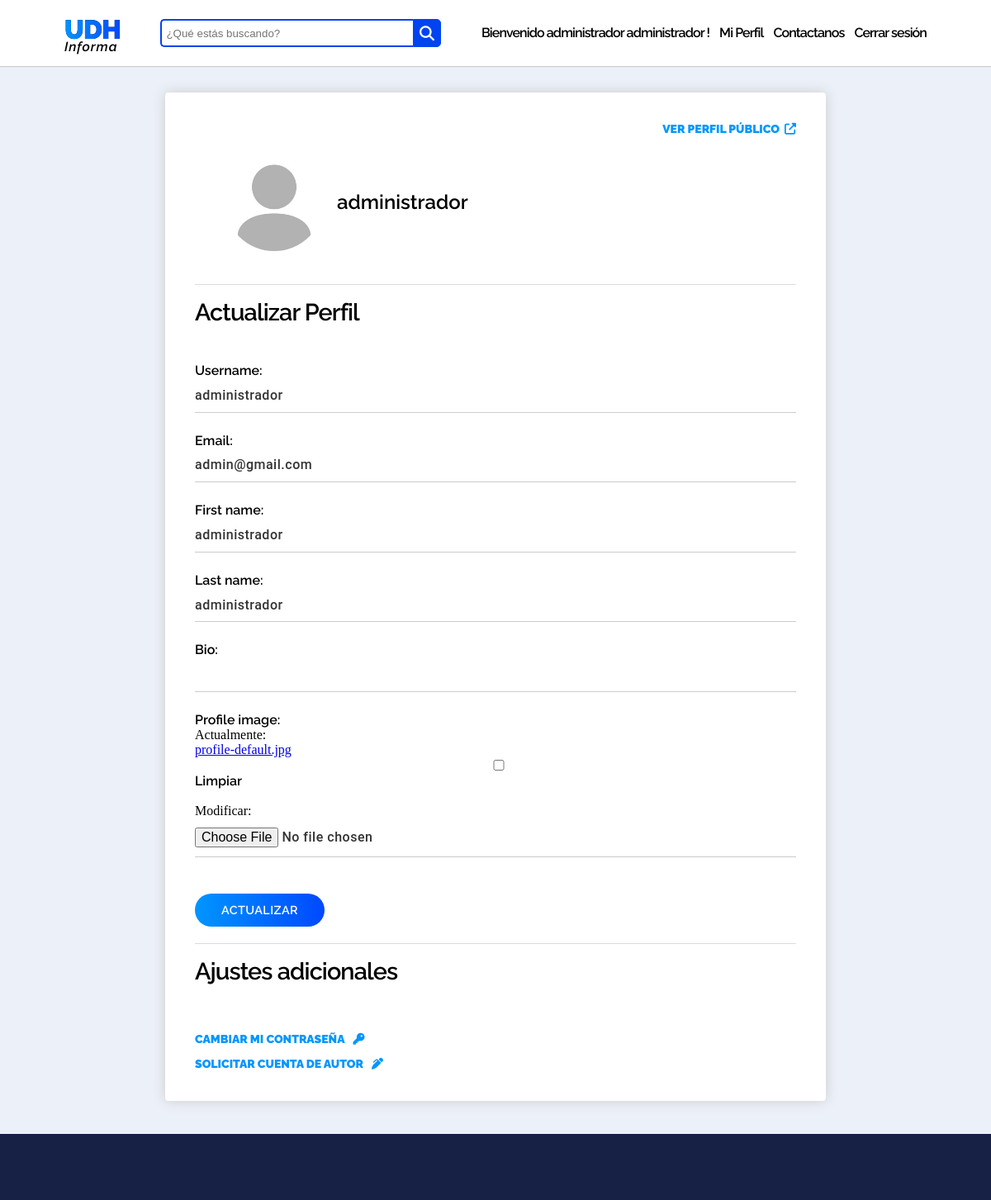
The page /accounts/u/administrador/update (signed in) on the database its author committed.
### account/models.py (models this page shows, shortened)
class MyUser(AbstractUser):
    email = models.EmailField(unique=True)
    slug = models.CharField(max_length=60, unique=True, blank=True)
    bio = models.CharField(max_length=500, blank=True)
    profile_image = models.ImageField(upload_to="account/profile_pic", default="profile-default.jpg", blank=True)
    is_author = models.BooleanField(default=False)
    REQUIRED_FIELDS = ['email', 'first_name', 'last_name']

### account/views.py (the view)
# urls.py: path('u/<slug:slug>/update', ProfileUpdateView.as_view(), name="profile-update"),
class ProfileUpdateView(LoginRequiredMixin, UserPassesTestMixin, UpdateView):
    login_url = "/accounts/login"
    model = MyUser
    form_class = ProfileUpdateForm
    template_name = "account/profile_update.html"
    def test_func(self, *args, **kwargs):
        current_user = self.request.user
        profile_obj = MyUser.objects.get(slug=self.kwargs.get('slug'))
        if current_user == profile_obj:
            return True
        else:
            return False

### account/forms.py
class ProfileUpdateForm(ModelForm):
    class Meta:
        model = MyUser
        fields = ['username', 'email', 'first_name', 'last_name', 'bio', 'profile_image']

### account/templates/account/profile_update.html (shortened to what this page needs)
{% extends "blog/base.html" %}
{% load static %}
{% block extra_head %}
    <link href="{% static 'account/css/profile.css' %}" rel="stylesheet" type="text/css">
{% endblock %}
{% block content %}
<br>
<br>
<br>
<br>
    <div id="outer-wrapper">
        <div id="inner-wrapper">
            <div>
                <div id="viewpublicprofile">
                    <a href="{% url 'profile-view' myuser.slug %}" id="external-links">VER PERFIL PÚBLICO</a>
                    <i class="fas fa-external-link-alt"></i>
                </div>
                <div id="basicinfosection">
                    <img src="{{ myuser.profile_image.url }}" alt="Profile Picture" id="profile-picture">
                    <h1 id="username">{{ myuser.username }}</h1>
                </div>
            </div>
            <div class="section-container">
                <h3>Actualizar Perfil</h3>
                <form method="POST" enctype="multipart/form-data">
                    {% for field in form %}
                        <div class="field-container">
                            {{ field.label_tag }}
                            {{ field }}
                        </div>
                    {% endfor %}
                    <div id="button-container">
                        <input type="submit" value="ACTUALIZAR" id="submit-btn">
                    </div>
                </form>
            </div>
            <div class="section-container" id="additionalsettingssection">
                <h3>Ajustes adicionales</h3>
                <div class="additionalsettingsitem">
                    <a href="{% url 'password-change' %}" id="external-links">CAMBIAR MI CONTRASEÑA</a>
                    <i class="fas fa-key"></i>
                </div>
                <div class="additionalsettingsitem">
                    {% if request.user.is_author == False %}
                    <a href="{% url 'author-request' %}" id="external-links">SOLICITAR CUENTA DE AUTOR</a>
                    <i class="fas fa-pen-alt"></i>
                    {% else %}
                    <a id="external-links" style="color: greenyellow;">¡FELICITACIONES! CUENTA DE AUTOR APROBADA</a>
                    <i class="fas fa-pen-alt congrats-msg"></i>
                    {% endif %}
                </div>
            </div>
        </div>
    </div>
{% endblock %}

### blog/templates/blog/base.html (shortened to what this page needs)
{% load static %}
<!DOCTYPE HTML>
<html>
    <head>
        <link href="{% static 'blog/css/base.css' %}" rel="stylesheet" type="text/css">
        {% block extra_head %}
        {% endblock %}
    </head>
    <body>
        <div id="top-bar">
            <div class="logo-bar">
                <div class="logo">
                    <a href="{% url 'index' %}">UDH</a>
                </div>
                <p>Informa</p>
            </div>
            <form method="GET" action="{% url 'search' %}">
                <div class="search">
                    <input type="text" name="query" class="searchTerm" placeholder="¿Qué estás buscando?">
                    <button type="submit" class="searchButton">
                    <i class="fa fa-search"></i>
                </button>
                </div>
            </form>
            <div id="menu-items-container">
                {% if request.user.is_authenticated %}
                <p class="menu-item">Bienvenido {{ request.user.get_full_name }} !</p>
                <a href="{% url 'profile-update' request.user.slug %}" class="menu-item">Mi Perfil</a>
                <a href="{% url 'contact-us' %}" class="menu-item">Contactanos</a>
                <a href="#" class="menu-item" style="margin-right: 0px;"
                    onclick="document.getElementById('logout-form').submit();">Cerrar sesión
                </a>
                {% else %}
                <a href="{% url 'login' %}" class="menu-item">Login</a>
                <a href="{% url 'signup' %}"><button id="signup-btn">Registrarse</button></a>
                {% endif %}
            </div>
        </div>
        {% block content %}
        {% endblock %}
        <div id="bottom-bar"></div>
    </body>
</html>

### blog/static/blog/css/base.css (style rules this page uses)
body { background-color: #ECF0F9; margin: 0; }
#top-bar { background-color: white; position: fixed; top: 0; left: 0; align-items: center; box-sizing: border-box; box-shadow: 0 1px 1px #ccc; width: 100%; height: 80px; z-index: 90; padding: 1em 4.875em; display: flex; justify-content: space-between; }
.logo-bar { cursor: pointer; }
.logo { background-image: linear-gradient(269deg,#0048ff,#0096ff), linear-gradient(#000,#000); -webkit-background-clip: text; -webkit-text-fill-color: transparent; display: block; font-family: "Raleway"; font-size: 32px; font-weight: 900; height: 34px; letter-spacing: -0.9px; color: rgb(0, 132, 255); }
.logo-bar a { text-decoration: none; }
.logo-bar p { font-family: Raleway,sans-serif; font-size: 1em; font-weight: 600; font-style: italic; font-stretch: normal; line-height: .8; letter-spacing: .9px; margin: 0; }
.search { width: 340px; position: relative; display: flex; align-items: center; }
.searchTerm { width: 100%; border: 2px solid #0044F0; border-right: none; padding: 5px; height: 20px; border-radius: 5px 0 0 5px; outline: none; color: #9DBFAF; }
.searchButton { width: 38px; height: 34px; border: 1px solid #0044F0; background: #0044F0; text-align: center; color: #fff; border-radius: 0 5px 5px 0; cursor: pointer; font-size: 20px; }
.fa-search { color: white; font-size: 18px; }
#menu-items-container { display: flex; justify-content: flex-end; align-items: center; }
#menu-items-container a { text-decoration: none; color: #000; }
.menu-item { font-family: "Raleway"; font-size: 16px; font-weight: 600; letter-spacing: -0.9px; line-height: 69.84px; margin: 0px; margin-right: 12px; }
#bottom-bar { background-color: #172146; width: 100%; height: 80px; }

### rows shown on the page
MyUser: user.get_full_name "administrador administrador", profile_image (placeholder picture), username "administrador", form "administrador" "admin@gmail.com" "administrador" "administrador"

### other values the page prints
{{ field.label_tag }} "Username:" "Email:" "First name:" "Last name:" "Bio:" "Profile image:"
